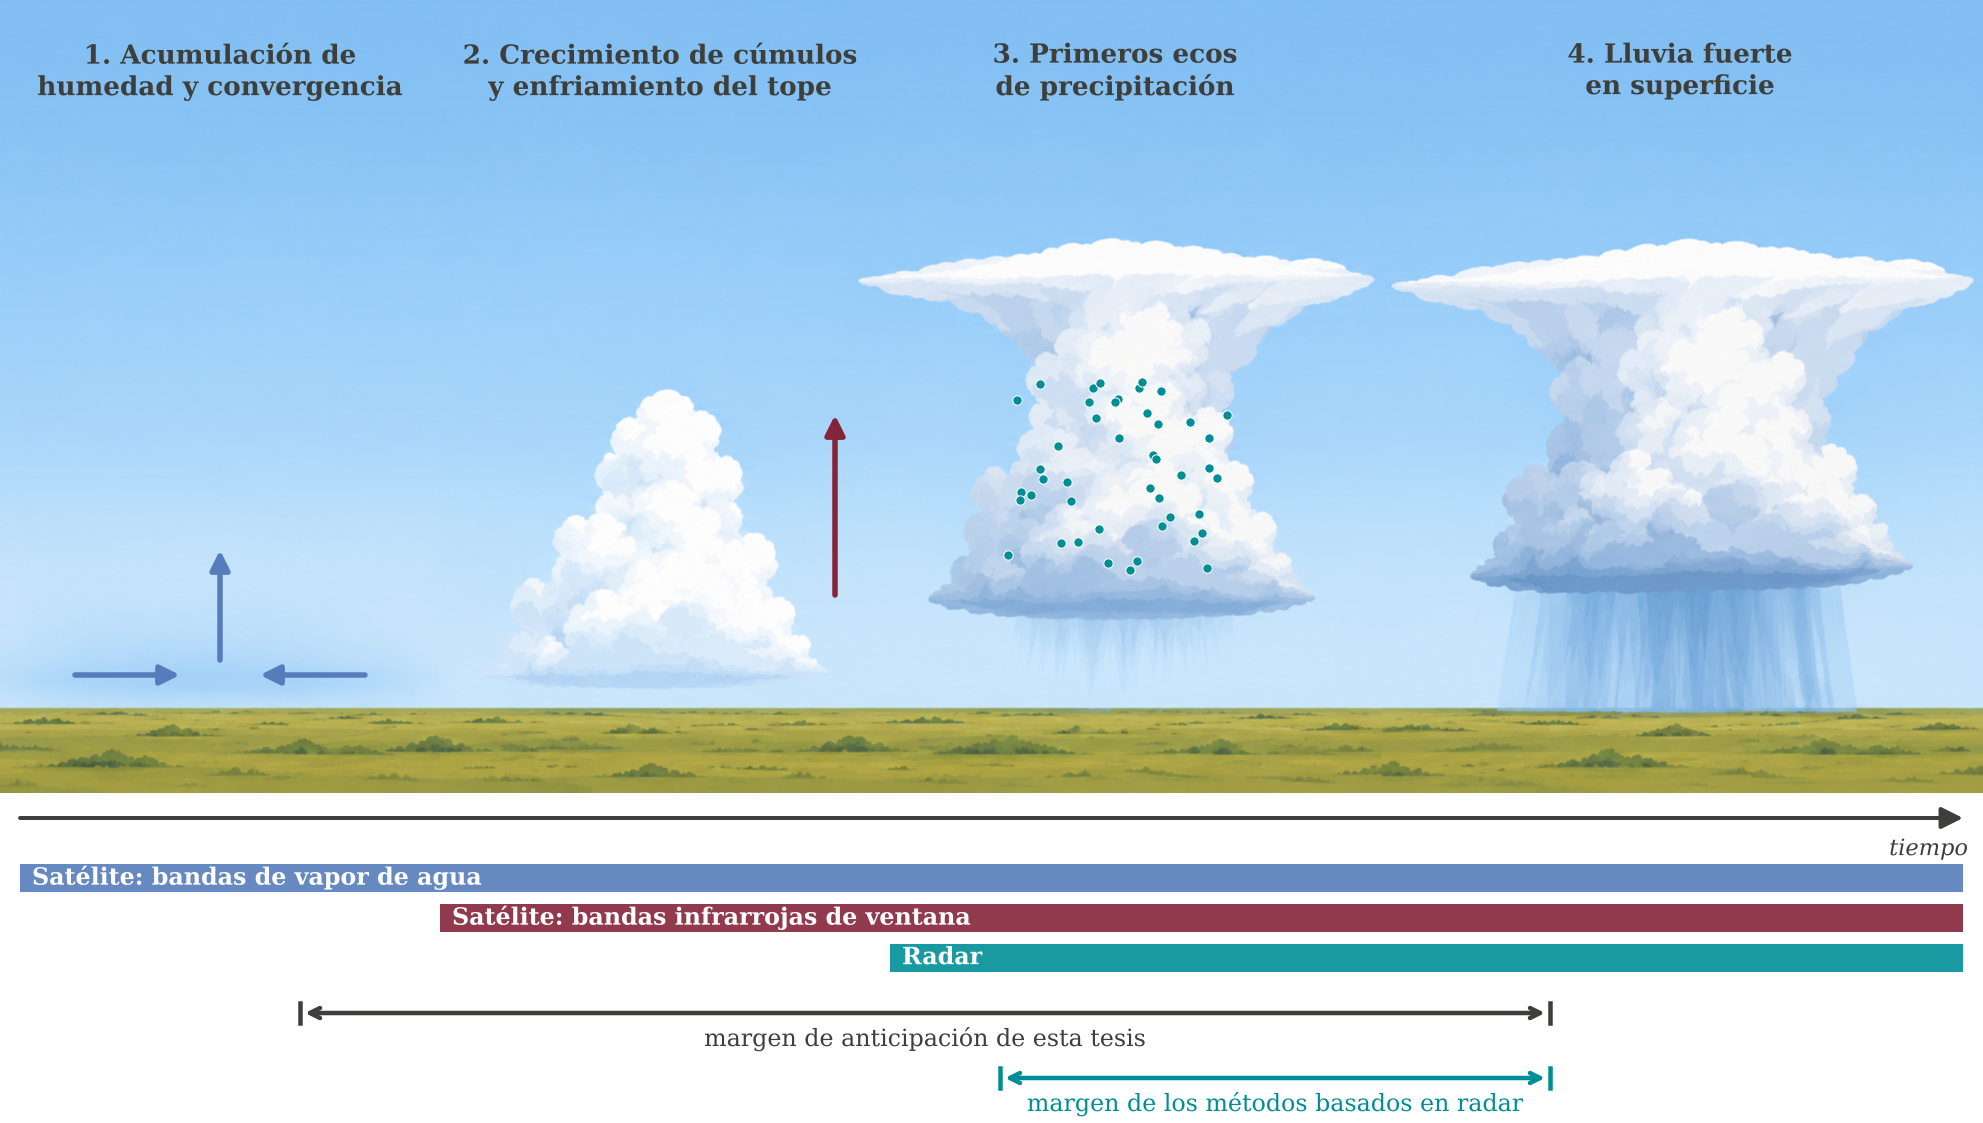

Reproduce this figure in Python.
"""Figura 2.4. Etapas del ciclo de vida de una tormenta convectiva y fuentes de observación (esquema ilustrado).
Fondo sin texto generado con ChatGPT (figures/fondos/fondo_figura_2_4.png); títulos, barras y llaves encima."""
from pathlib import Path; import sys
RAIZ = Path(__file__).resolve().parents[1]
sys.path.insert(0, str(RAIZ / "src"))
SALIDA = Path(__file__).with_suffix(".png")
import numpy as np, matplotlib.pyplot as plt
from PIL import Image
from matplotlib.patches import FancyArrowPatch, Rectangle
from paleta import PALETA, ROL
plt.rcParams.update({"font.family":"DejaVu Serif"})
im=Image.open(RAIZ / "figures" / "fondos" / "fondo_figura_2_4.png").convert("RGB"); W,H=im.size
K=ROL["linea_ref"]; WV=PALETA["wi-darkblue"]; IR=ROL["positivo"]; RAD=PALETA["wwu-green"]
HB=330  # alto de la franja inferior (px)
fig=plt.figure(figsize=(W/180,(H+HB)/180),dpi=180)
ax=fig.add_axes([0,HB/(H+HB),1,H/(H+HB)]); ax.imshow(im); ax.set_xlim(0,W); ax.set_ylim(H,0); ax.axis("off")
bx=fig.add_axes([0,0,1,HB/(H+HB)]); bx.set_xlim(0,W); bx.set_ylim(HB,0); bx.axis("off")
cx=[220,660,1115,1680]
tit=["1. Acumulación de\nhumedad y convergencia","2. Crecimiento de cúmulos\ny enfriamiento del tope","3. Primeros ecos\nde precipitación","4. Lluvia fuerte\nen superficie"]
for x,t in zip(cx,tit): ax.text(x,40,t,ha="center",va="top",fontsize=10.5,color=K,fontweight="bold")
# etapa 1: convergencia y ascenso
for a,b in [((70,675),(185,675)),((370,675),(255,675)),((220,665),(220,545))]:
    ax.add_patch(FancyArrowPatch(a,b,arrowstyle="-|>",mutation_scale=16,color=WV,lw=2.2))
# etapa 2: crecimiento del tope
ax.add_patch(FancyArrowPatch((835,600),(835,410),arrowstyle="-|>",mutation_scale=16,color=IR,lw=2.2))
# etapa 3: hidrometeoros
rng=np.random.default_rng(2)
ax.scatter(1115+rng.uniform(-120,120,45),rng.uniform(380,575,45),s=14,color=RAD,edgecolors="white",linewidths=0.4,zorder=5)
# eje de tiempo, barras y llaves
bx.add_patch(FancyArrowPatch((15,25),(W-15,25),arrowstyle="-|>",mutation_scale=18,color=K,lw=1.6))
bx.text(W-15,45,"tiempo",ha="right",va="top",fontsize=9,color=K,style="italic")
def barra(y,x0,col,lab):
    bx.add_patch(Rectangle((x0,y-14),W-20-x0,28,fc=col,ec="none",alpha=0.9)); bx.text(x0+12,y,lab,va="center",fontsize=9.5,color="white",fontweight="bold")
barra(85,20,WV,"Satélite: bandas de vapor de agua")
barra(125,440,IR,"Satélite: bandas infrarrojas de ventana")
barra(165,890,RAD,"Radar")
def llave(y,x0,x1,col,lab):
    bx.annotate("",xy=(x0,y),xytext=(x1,y),arrowprops=dict(arrowstyle="<->",color=col,lw=1.8))
    for x in (x0,x1): bx.plot([x,x],[y-10,y+10],color=col,lw=1.8)
    bx.text((x0+x1)/2,y+14,lab,ha="center",va="top",fontsize=9.5,color=col)
llave(220,300,1550,K,"margen de anticipación de esta tesis")
llave(285,1000,1550,RAD,"margen de los métodos basados en radar")
fig.savefig(SALIDA,dpi=180,facecolor="white")
print("ok", SALIDA.name)
